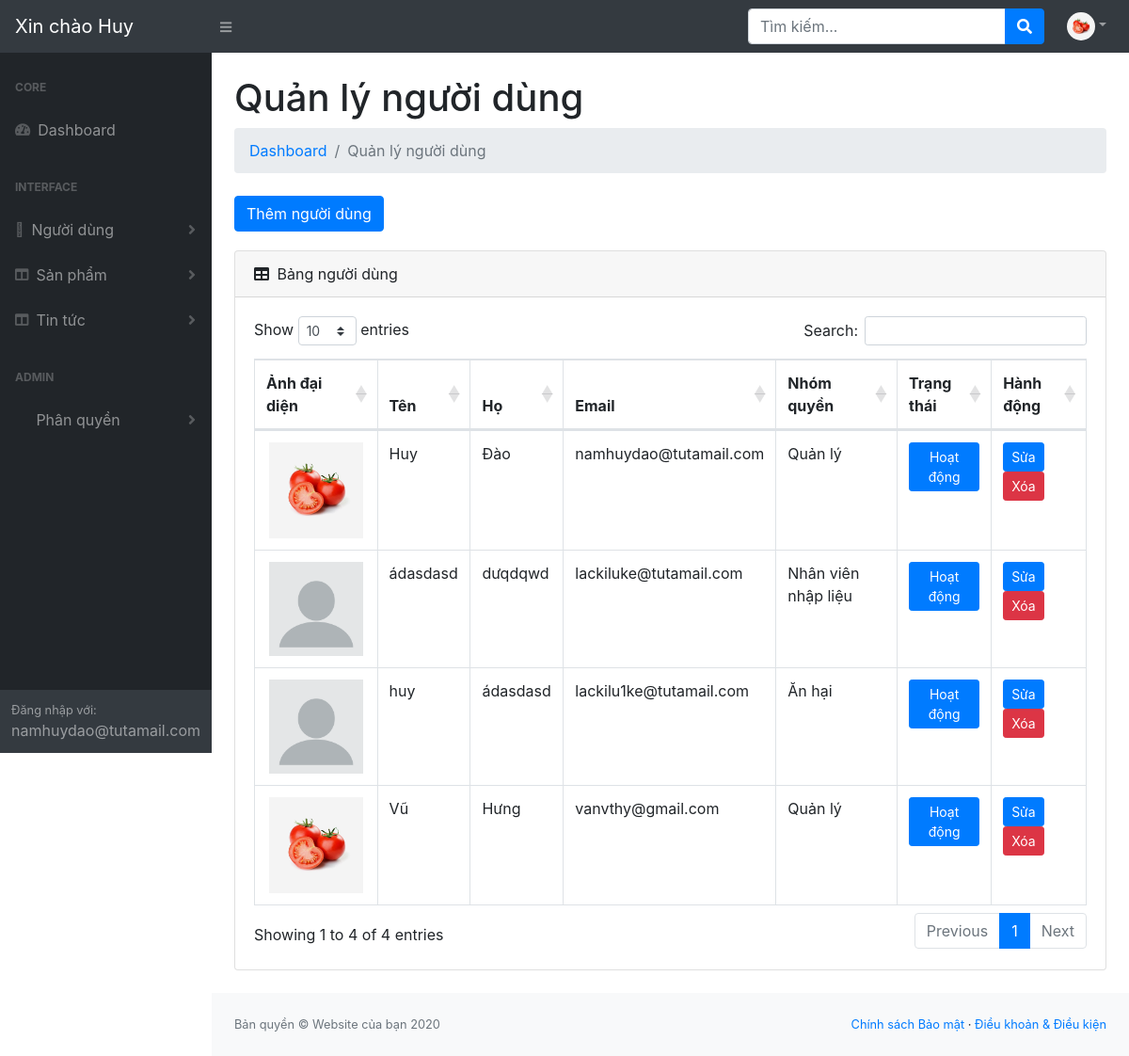
The page /resource/view/admin/main-view/manage-users.php (signed in) on the database its author committed.
### tables this page shows
CREATE TABLE `users` (
  `id` int(11) NOT NULL,
  `images` varchar(255) NOT NULL,
  `firstname` varchar(255) NOT NULL,
  `lastname` varchar(255) NOT NULL,
  `email` varchar(255) NOT NULL,
  `password` varchar(255) NOT NULL,
  `created_at` datetime DEFAULT NULL,
  `is_active` tinyint(4) NOT NULL,
  `status` tinyint(4) NOT NULL,
  `role_id` int(11) NOT NULL
);

CREATE TABLE `roles` (
  `id` int(11) NOT NULL,
  `code` varchar(100) NOT NULL,
  `name` varchar(255) NOT NULL
);

### function/function.php (called while the page is built, shortened)
<?php
function getRole($role_id)
{
    include '../../../../database/database.php';
    $sql = "SELECT * FROM roles WHERE id = " . $role_id;
    $roles = $conn->query($sql);
    if (is_object($roles)) {
        if ($roles->num_rows > 0) {
            $role = $roles->fetch_array();
            return $role;
        }
    }
    return false;
}
function checkPer($user_id, $per_code)
{
    include '../../../../database/database.php';
    $sql = "SELECT link_role_permission.*
        FROM link_role_permission
        INNER JOIN permissions ON permissions.id = link_role_permission.permission_id
        INNER JOIN roles ON roles.id = link_role_permission.role_id
        INNER JOIN users ON users.role_id = roles.id
        WHERE users.id = '$user_id' AND permissions.code = '$per_code'";
    $result = $conn->query($sql);
    if ($result->num_rows > 0) {
        return true;
    }
    return false;
}
?>

### resource/view/admin/main-view/manage-users.php (the view, shortened to what this page needs)
<?php
include '../../../../database/database.php';
include '../../../../function/function.php';
$sql = "SELECT * FROM `users`";
$result = $conn->query($sql);
?>
<!DOCTYPE html>
<html lang="en">
<head>
    <link href="../../../../public/core/assets/css/core.css" rel="stylesheet"/>
    <link href="../../../../public/admin/assets/css/styles.css" rel="stylesheet"/>
    <link href="https://cdn.datatables.net/1.10.20/css/dataTables.bootstrap4.min.css" rel="stylesheet"
/>
    <link rel="stylesheet" href="https://pro.fontawesome.com/releases/v5.10.0/css/all.css" />
</head>
<body class="sb-nav-fixed">
<?php
include '../partials/header.php';
?>
<div id="layoutSidenav">
    <?php
    include '../partials/layoutSideNav.php';
    ?>
    <div id="layoutSidenav_content">
        <main>
            <div class="container-fluid">
                <h1 class="mt-4">Quản lý người dùng</h1>
                <ol class="breadcrumb mb-4">
                    <li class="breadcrumb-item"><a href="dashboard.php">Dashboard</a></li>
                    <li class="breadcrumb-item active">Quản lý người dùng</li>
                </ol>
                <button data-toggle="modal" data-target="#userAddModal"
                        class="btn btn-primary addBtn">Thêm người dùng
                </button>
                <div class="card mb-4">
                    <div class="card-header">
                        <i class="fas fa-table mr-1"></i>
                        Bảng người dùng
                    </div>
                    <div class="card-body">
                        <div class="table-responsive">
                            <table class="table table-bordered" id="dataTable" width="100%" cellspacing="0">
                                <thead>
                                <tr>
                                    <th>Ảnh đại diện</th>
                                    <th>Tên</th>
                                    <th>Họ</th>
                                    <th>Email</th>
                                    <th>Nhóm quyền</th>
                                    <th>Trạng thái</th>
                                    <th>Hành động</th>
                                </tr>
                                </thead>
                                <tbody>
                                <?php
                                if ($result->num_rows > 0) {
                                    while ($row = $result->fetch_assoc()) {
                                        ?>
                                        <tr>
                                            <td class="userImgtd text-center"><img width="100" src="<?php
                                                if ($row['images']) {
                                                    echo $row['images'];
                                                } else {
                                                    echo '../../../../public/admin/assets/images/userImages/defaultImage.png';
                                                }?>"/></td>
                                            <td><?php echo $row['firstname']; ?></td>
                                            <td><?php echo $row['lastname']; ?></td>
                                            <td><?php echo $row['email']; ?></td>
                                            <?php
                                            $role = getRole($row['role_id']);
                                            ?>
                                            <td class="field-role" data-role_id="<?php echo $row['role_id']; ?>">
                                                <?php echo $role['name']; ?>
                                            </td>
                                            <?php
                                            $status = $row['status'];
                                            if ($status == 1) {
                                                $strStatus = "<a class='btn btn-primary btn-sm' href=../user/deactivateUser.php?id=" . $row['id'] . ">Hoạt động</a>";
                                            }
                                            ?>
                                            <td><?php echo $strStatus ?></td>
                                            <td>
                                                <button data-toggle="modal" data-target="#userEditModal"
                                                        class="btn btn-primary btn-sm userEditBtn">Sửa
                                                </button>
                                                <button class="btn btn-danger btn-sm userDeleteBtn" data-toggle="modal"
                                                        data-target="#userDeleteModal">Xóa
                                                </button>
                                            </td>
                                        </tr>
                                        <?php
                                    }
                                } else {
                                    echo "0 results";
                                }
                                ?>
                                </tbody>
                            </table>
                        </div>
                    </div>
                </div>
            </div>
        </main>
        <?php
        include '../partials/footer.php';
        ?>
    </div>
</div>
</body>
</html>

### resource/view/admin/partials/header.php (shortened to what this page needs)
<nav class="sb-topnav navbar navbar-expand navbar-dark bg-dark">
    <a class="navbar-brand" href="dashboard.php">
        <?php
        $id = $_SESSION["user"]["id"];
        $query = mysqli_query($conn, "SELECT * FROM users where id='$id'");
        $user = $query->fetch_assoc();
        echo "Xin chào " . $user['firstname'];
        ?>
    </a>
    <button class="btn btn-link btn-sm order-1 order-lg-0" id="sidebarToggle" href="#"><i class="fas fa-bars"></i>
    </button>
    <form class="d-none d-md-inline-block form-inline ml-auto mr-0 mr-md-3 my-2 my-md-0">
        <div class="input-group">
            <input class="form-control" type="text" placeholder="Tìm kiếm..." aria-label="Search"
                   aria-describedby="basic-addon2"/>
            <div class="input-group-append">
                <button class="btn btn-primary" type="button"><i class="fas fa-search"></i></button>
            </div>
        </div>
    </form>
    <ul class="navbar-nav ml-auto ml-md-0">
        <li class="nav-item dropdown">
            <a class="nav-link dropdown-toggle" id="userDropdown" href="#" role="button" data-toggle="dropdown"
               aria-haspopup="true" aria-expanded="false"><img style="border-radius: 50%" src="<?php
                if ($user['images']) {
                    echo $user['images'];
                } else {
                    echo '../../../../public/admin/assets/images/userImages/defaultImage.png';
                }
                ?>" alt="" width="30" height="30"></a>
        </li>
    </ul>
</nav>

### resource/view/admin/partials/layoutSideNav.php (shortened to what this page needs)
<div id="layoutSidenav_nav">
    <nav class="sb-sidenav accordion sb-sidenav-dark" id="sidenavAccordion">
        <div class="sb-sidenav-menu">
            <div class="nav">
                <div class="sb-sidenav-menu-heading">Core</div>
                <a class="nav-link" href="dashboard.php">
                    <div class="sb-nav-link-icon"><i class="fas fa-tachometer-alt"></i></div>
                    Dashboard
                </a>
                <div class="sb-sidenav-menu-heading">Interface</div>
                <?php
                $xem_sp = checkPer($user['id'], 'user_view');
                if ($xem_sp == true):
                    ?>
                    <a class="nav-link collapsed" href="#" data-toggle="collapse" data-target="#collapseLayouts"
                       aria-expanded="false" aria-controls="collapseLayouts">
                        <div class="sb-nav-link-icon"><i class="fal fa-user-circle"></i></div>
                        Người dùng
                        <div class="sb-sidenav-collapse-arrow"><i class="fas fa-angle-down"></i></div>
                    </a>
                <?php
                endif;
                ?>
                <?php
                $xem_sp = checkPer($user['id'], 'product_view');
                if ($xem_sp == true):
                    ?>
                    <a class="nav-link collapsed" href="#" data-toggle="collapse" data-target="#collapseLayouts2"
                       aria-expanded="false" aria-controls="collapseLayouts">
                        <div class="sb-nav-link-icon"><i class="fas fa-columns"></i></div>
                        Sản phẩm
                        <div class="sb-sidenav-collapse-arrow"><i class="fas fa-angle-down"></i></div>
                    </a>
                <?php
                endif;
                ?>
                <?php
                $xem_sp = checkPer($user['id'], 'post_view');
                if ($xem_sp == true):
                    ?>
                    <a class="nav-link collapsed" href="#" data-toggle="collapse" data-target="#collapseLayouts3"
                       aria-expanded="false" aria-controls="collapseLayouts">
                        <div class="sb-nav-link-icon"><i class="fas fa-columns"></i></div>
                        Tin tức
                        <div class="sb-sidenav-collapse-arrow"><i class="fas fa-angle-down"></i></div>
                    </a>
                <?php
                endif;
                ?>
                <?php
                $xem_sp = checkPer($user['id'], 'role_view');
                if ($xem_sp == true):
                    ?>
                    <div class="sb-sidenav-menu-heading">Admin</div>
                    <a class="nav-link collapsed" href="#" data-toggle="collapse" data-target="#collapseLayouts4"
                       aria-expanded="false" aria-controls="collapseLayouts">
                        <div class="sb-nav-link-icon"><i class="far fa-user-tie"></i></div>
                        Phân quyền
                        <div class="sb-sidenav-collapse-arrow"><i class="fas fa-angle-down"></i></div>
                    </a>
                <?php
                endif;
                ?>
            </div>
        </div>
        <div class="sb-sidenav-footer">
            <div class="small">Đăng nhập với:</div>
            <?php
            echo $user["email"];
            ?>
        </div>
    </nav>
</div>

### public/admin/assets/css/styles.css (style rules this page uses)
.addBtn { margin-bottom: 20px; }

### rows shown on the page
users: firstname "Huy", images (picture), email "namhuydao@tutamail.com", lastname "Đào", role.name "Quản lý"
users: firstname "ádasdasd", lastname "dưqdqwd", email "lackiluke@tutamail.com", role.name "Nhân viên nhập liệu"
users: firstname "huy", lastname "ádasdasd", email "lackilu1ke@tutamail.com", role.name "Ăn hại"
users: images (picture), firstname "Vũ", lastname "Hưng", email "vanvthy@gmail.com", role.name "Quản lý"
